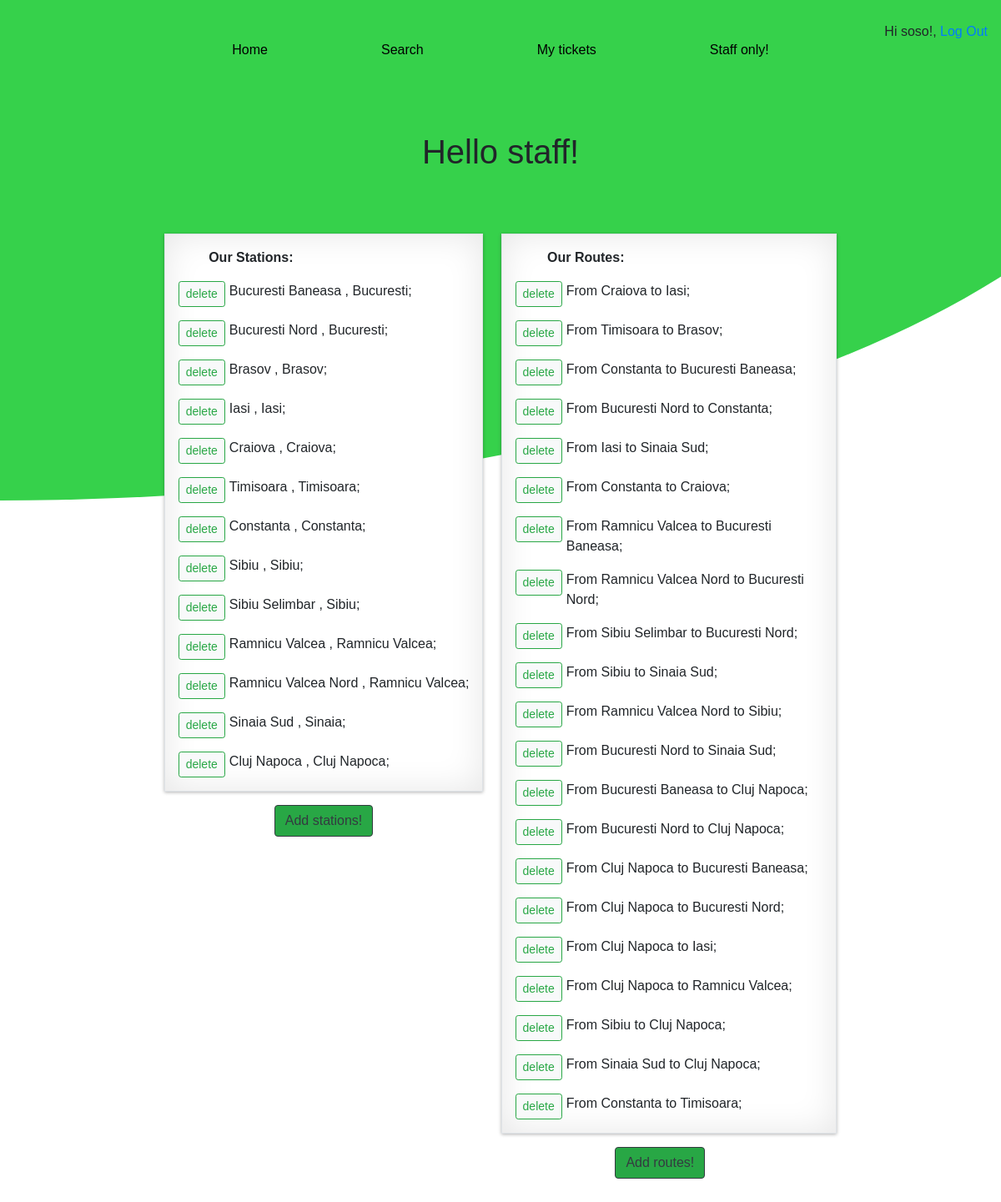
Page /staff_only/ (signed in) on the committed database.
### trains/models.py (models this page shows, shortened)
class station(models.Model):
    city = models.CharField(max_length=64)
    station = models.CharField(max_length=64)
    longitude = models.FloatField(default=1)
    latitude = models.FloatField(default=1)
    def __str__(self):
        return f"{self.station}"

class route(models.Model):
    origin = models.ForeignKey(station, on_delete=models.CASCADE, related_name="departures")
    destination = models.ForeignKey(station, on_delete=models.CASCADE, related_name="arrivals")
    duration = models.IntegerField()
    cost = models.IntegerField()

### staff_only/views.py (the view)
# urls.py: path('staff_only/',include("staff_only.urls")),
def staff_only(request):
    stations = station.objects.all()
    routes = route.objects.all()
    return render(request, "staff_only/template/staff_only.html",{
    "stations":stations,
    "routes":routes,
    })

### staff_only/template/staff_only.html (shortened to what this page needs)
{% extends 'basestaff.html' %}
{% block body %}
    <h1 class="d-flex p-2 justify-content-center" style="font-family: 'Comic Sans MS', cursive, sans-serif; position: relative; bottom: 850px;">Hello staff!</h1>
    <div class="d-flex p-2 justify-content-center " style="position: relative; bottom: 800px; font-family: 'Comic Sans MS', cursive, sans-serif;">
        <div>
            <div class="d-grid p-2 border" style="background-color: rgb(255, 255, 255); box-shadow: 0 1px 4px rgba(0, 0, 0, 0.3), 0 0 40px rgba(0, 0, 0, 0.1) inset;">
                <div style="font-weight: bold; margin-left: 10%;" class="p-2">Our Stations:</div>
                <form action="deletestation" method="post">
                    {% for x in stations %}
                    <div class="d-flex p-2">
                        <div class="d-grid justify-content-end" style="margin-right: 5px;"><button class="btn btn-light btn-outline-success btn-sm" value="{{x.id}}" name="station_id" action="deletestation">delete</button></div>
                        <div class="d-grid">{{x.station}} , {{x.city}};</div>
                    </div>
                    {% endfor %}
                </form>
            </div>
            <div class="d-flex p-3 justify-content-center">
                <a href="add_station"><button class="btn btn-success mb-2 btn-outline-dark">Add stations!</button></a>
            </div>
        </div>
        <div>
            <div class="d-grid justify-content-end p-2 border" style="background-color: rgb(255, 255, 255); box-shadow: 0 1px 4px rgba(0, 0, 0, 0.3), 0 0 40px rgba(0, 0, 0, 0.1) inset;margin-left: 5%;">
                <div style="font-weight: bold;  margin-left: 10%;" class="p-2">Our Routes:</div>
                <form action="deleteroute" method="post">
                    {% for x in routes %}
                    <div class="d-flex p-2">
                        <div style="margin-right: 5px;"><button class="btn btn-light btn-outline-success  btn-sm" value="{{x.id}}" name="route_id">delete</button></div>
                        <div>From {{x.origin}} to {{x.destination}};</div>
                    </div>
                    {% endfor %}
                </form>
            </div>
            <div class="d-flex p-3 justify-content-center">
                <a href="add_route"><button class="btn btn-success mb-2 btn-outline-dark">Add routes!</button></a>
            </div>
        </div>
    </div>
{% endblock %}

### templates/basestaff.html (shortened to what this page needs)
<!DOCTYPE html>
{% load static %}
<html>
<head>
  {% load bootstrap4 %}
  {% bootstrap_css %}
  <link rel="stylesheet" href="{% static 'style.css' %}">
</head>
<body>
<div style="width:100%; height:1000px; background-color: rgb(54, 209, 75); background-size: cover; background-position: center; clip-path: ellipse(120% 60% at 0% 0%); font-family: 'Comic Sans MS', cursive, sans-serif;">
  {% if user.is_authenticated %}
  <header>
    <div>
      <nav>
          <div class="d-flex justify-content-center">
            <div class="d-flex">
              <div class="p-5" style="margin-left:20px; margin-right:20px;"><a href="/" style="color:black">Home</a></div>
              <div class="p-5" style="margin-left:20px; margin-right:20px;"><a href="/trains/trains" style="color:black">Search</a></div>
              <div class="p-5" style="margin-left:20px; margin-right:20px;"><a href="/your_routes" style="color:black">My tickets</a></div>
              {% if request.user.is_staff %}
              <div class="p-5" style="margin-left:20px; margin-right:20px;"><a href="/staff_only" style="color:black">Staff only!</a></div>
              {% endif %}
            </div>
            <div class="d-flex" style="position:absolute; right:0; margin-top: 10px;">
              <div class="justify-content-end p-3"><p>Hi {{ user.username }}!, <a href="{% url 'logout' %}">Log Out</a></p></div>
            </div>
          </div>
      </nav>
    </div>
  </header>
  {% endif %}
</div>
  {% load bootstrap4 %}
  {% block body %}
  {% endblock %}
</body>
</html>

### rows in the picture
station: {{ x.id }} 2 (drawn), station "Bucuresti Baneasa", city "Bucuresti"
station: {{ x.id }} 3 (drawn), station "Bucuresti Nord", city "Bucuresti"
station: {{ x.id }} 4 (drawn), station "Brasov", city "Brasov"
station: {{ x.id }} 5 (drawn), station "Iasi", city "Iasi"
station: {{ x.id }} 6 (drawn), station "Craiova", city "Craiova"
station: {{ x.id }} 7 (drawn), station "Timisoara", city "Timisoara"
station: {{ x.id }} 8 (drawn), station "Constanta", city "Constanta"
station: {{ x.id }} 9 (drawn), station "Sibiu", city "Sibiu"
station: {{ x.id }} 10 (drawn), station "Sibiu Selimbar", city "Sibiu"
station: {{ x.id }} 11 (drawn), station "Ramnicu Valcea", city "Ramnicu Valcea"
station: {{ x.id }} 12 (drawn), station "Ramnicu Valcea Nord", city "Ramnicu Valcea"
station: {{ x.id }} 13 (drawn), station "Sinaia Sud", city "Sinaia"
station: {{ x.id }} 28 (drawn), station "Cluj Napoca", city "Cluj Napoca"
route: {{ x.id }} 2 (drawn), origin "Craiova", destination "Iasi"
route: {{ x.id }} 3 (drawn), origin "Timisoara", destination "Brasov"
route: {{ x.id }} 4 (drawn), origin "Constanta", destination "Bucuresti Baneasa"
route: {{ x.id }} 5 (drawn), origin "Bucuresti Nord", destination "Constanta"
route: {{ x.id }} 8 (drawn), origin "Iasi", destination "Sinaia Sud"
route: {{ x.id }} 9 (drawn), origin "Constanta", destination "Craiova"
route: {{ x.id }} 12 (drawn), origin "Ramnicu Valcea", destination "Bucuresti Baneasa"
route: {{ x.id }} 13 (drawn), origin "Ramnicu Valcea Nord", destination "Bucuresti Nord"
route: {{ x.id }} 14 (drawn), origin "Sibiu Selimbar", destination "Bucuresti Nord"
route: {{ x.id }} 32 (drawn), origin "Sibiu", destination "Sinaia Sud"
route: {{ x.id }} 33 (drawn), origin "Ramnicu Valcea Nord", destination "Sibiu"
route: {{ x.id }} 34 (drawn), origin "Bucuresti Nord", destination "Sinaia Sud"
route: {{ x.id }} 40 (drawn), origin "Bucuresti Baneasa", destination "Cluj Napoca"
route: {{ x.id }} 41 (drawn), origin "Bucuresti Nord", destination "Cluj Napoca"
route: {{ x.id }} 42 (drawn), origin "Cluj Napoca", destination "Bucuresti Baneasa"
route: {{ x.id }} 43 (drawn), origin "Cluj Napoca", destination "Bucuresti Nord"
route: {{ x.id }} 44 (drawn), origin "Cluj Napoca", destination "Iasi"
route: {{ x.id }} 45 (drawn), origin "Cluj Napoca", destination "Ramnicu Valcea"
route: {{ x.id }} 46 (drawn), origin "Sibiu", destination "Cluj Napoca"
route: {{ x.id }} 48 (drawn), origin "Sinaia Sud", destination "Cluj Napoca"
route: {{ x.id }} 49 (drawn), origin "Constanta", destination "Timisoara"

### other values in the picture
{{ user.username }} "soso"
